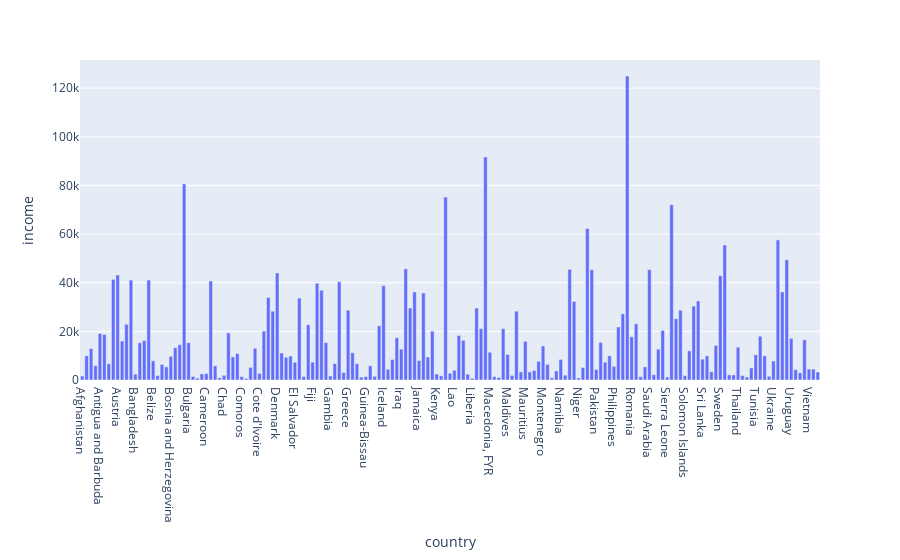

Notebook code cell kept with this figure:
### Code cell
px.bar(country_df, x="country", y="income")

### Figure 1 — Plotly figure (JSON) as saved in the notebook; plotly's stock layout.template omitted (floating-point values rounded to 4 significant figures; data arrays with more than 128 entries replaced by an {"elided": "..."} marker saying what was removed)
{"data": [{"alignmentgroup": "True", "hovertemplate": "country=%{x}<br>income=%{y}<extra></extra>", "legendgroup": "", "marker": {"color": "#636efa"}, "name": "", "offsetgroup": "", "orientation": "v", "showlegend": false, "textposition": "auto", "type": "bar", "x": {"elided": "167 str values"}, "xaxis": "x", "y": {"elided": "167 int values"}, "yaxis": "y"}], "layout": {"barmode": "relative", "legend": {"tracegroupgap": 0}, "margin": {"t": 60}, "xaxis": {"anchor": "y", "domain": [0, 1], "title": {"text": "country"}}, "yaxis": {"anchor": "x", "domain": [0, 1], "title": {"text": "income"}}}}
